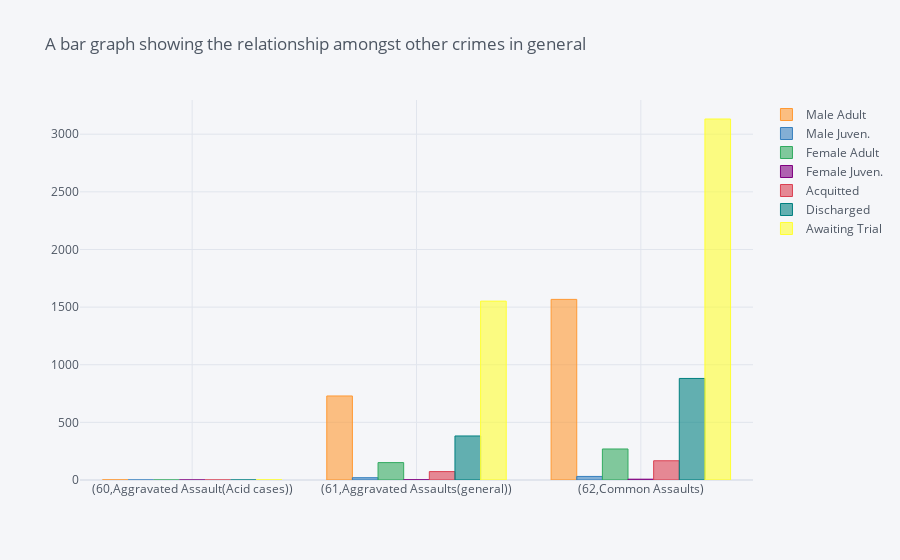

The notebook cell this image was saved under:
### Code cell
# Plotting a bar graph for ActualOtherCrimes
ActualAccusedconvicted.iplot(kind='bar',title='A bar graph showing the relationship amongst other crimes in general')

### Figure 1 — Plotly figure (JSON) as saved in the notebook; plotly's stock layout.template omitted (floating-point values rounded to 4 significant figures)
{"data": [{"marker": {"color": "rgba(255, 153, 51, 0.6)", "line": {"color": "rgba(255, 153, 51, 1.0)", "width": 1}}, "name": "Male Adult", "orientation": "v", "text": "", "type": "bar", "x": ["(60,Aggravated Assault(Acid cases))", "(61,Aggravated Assaults(general))", "(62,Common Assaults)"], "y": [1, 729, 1567]}, {"marker": {"color": "rgba(55, 128, 191, 0.6)", "line": {"color": "rgba(55, 128, 191, 1.0)", "width": 1}}, "name": "Male Juven.", "orientation": "v", "text": "", "type": "bar", "x": ["(60,Aggravated Assault(Acid cases))", "(61,Aggravated Assaults(general))", "(62,Common Assaults)"], "y": [0, 20, 31]}, {"marker": {"color": "rgba(50, 171, 96, 0.6)", "line": {"color": "rgba(50, 171, 96, 1.0)", "width": 1}}, "name": "Female Adult", "orientation": "v", "text": "", "type": "bar", "x": ["(60,Aggravated Assault(Acid cases))", "(61,Aggravated Assaults(general))", "(62,Common Assaults)"], "y": [0, 151, 269]}, {"marker": {"color": "rgba(128, 0, 128, 0.6)", "line": {"color": "rgba(128, 0, 128, 1.0)", "width": 1}}, "name": "Female Juven.", "orientation": "v", "text": "", "type": "bar", "x": ["(60,Aggravated Assault(Acid cases))", "(61,Aggravated Assaults(general))", "(62,Common Assaults)"], "y": [0, 2, 7]}, {"marker": {"color": "rgba(219, 64, 82, 0.6)", "line": {"color": "rgba(219, 64, 82, 1.0)", "width": 1}}, "name": "Acquitted", "orientation": "v", "text": "", "type": "bar", "x": ["(60,Aggravated Assault(Acid cases))", "(61,Aggravated Assaults(general))", "(62,Common Assaults)"], "y": [0, 73, 167]}, {"marker": {"color": "rgba(0, 128, 128, 0.6)", "line": {"color": "rgba(0, 128, 128, 1.0)", "width": 1}}, "name": "Discharged", "orientation": "v", "text": "", "type": "bar", "x": ["(60,Aggravated Assault(Acid cases))", "(61,Aggravated Assaults(general))", "(62,Common Assaults)"], "y": [0, 382, 881]}, {"marker": {"color": "rgba(255, 255, 51, 0.6)", "line": {"color": "rgba(255, 255, 51, 1.0)", "width": 1}}, "name": "Awaiting Trial", "orientation": "v", "text": "", "type": "bar", "x": ["(60,Aggravated Assault(Acid cases))", "(61,Aggravated Assaults(general))", "(62,Common Assaults)"], "y": [1, 1552, 3132]}], "layout": {"legend": {"bgcolor": "#F5F6F9", "font": {"color": "#4D5663"}}, "paper_bgcolor": "#F5F6F9", "plot_bgcolor": "#F5F6F9", "title": {"font": {"color": "#4D5663"}, "text": "A bar graph showing the relationship amongst other crimes in general"}, "xaxis": {"gridcolor": "#E1E5ED", "showgrid": true, "tickfont": {"color": "#4D5663"}, "title": {"font": {"color": "#4D5663"}, "text": ""}, "zerolinecolor": "#E1E5ED"}, "yaxis": {"gridcolor": "#E1E5ED", "showgrid": true, "tickfont": {"color": "#4D5663"}, "title": {"font": {"color": "#4D5663"}, "text": ""}, "zerolinecolor": "#E1E5ED"}}}
